Frame 1 (no input): blank canvas, image omitted
Frame 60 (no input): blank canvas, image omitted
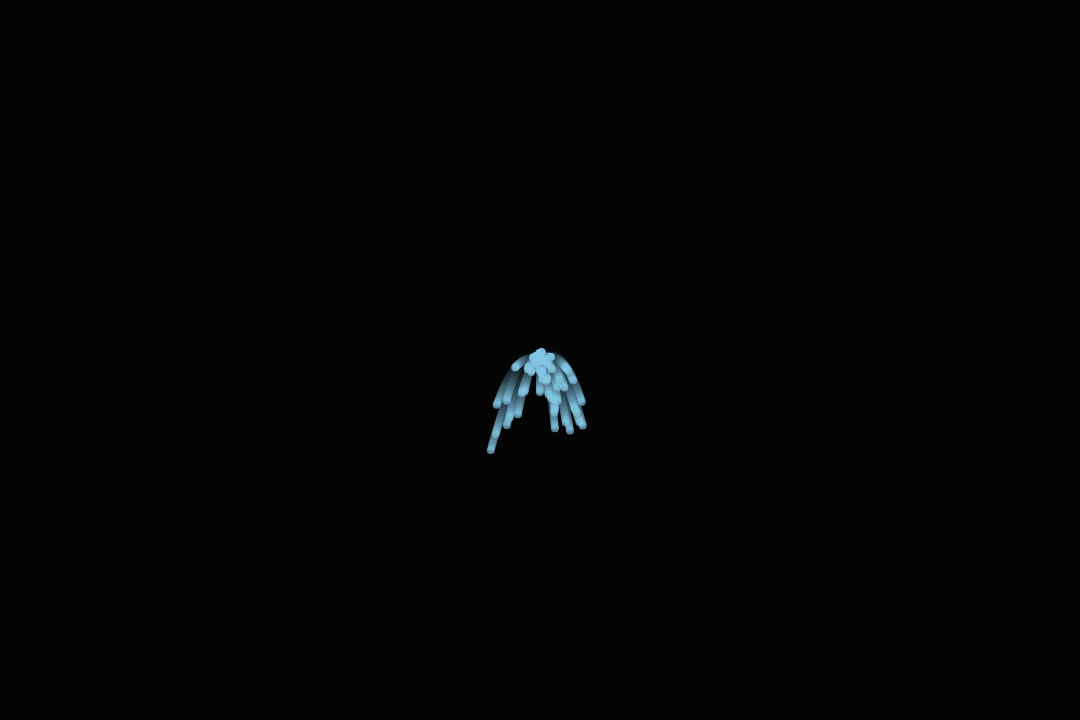
Frame 120 (the mouse pressed at the canvas centre since frame 60)

The p5.js sketch whose frames 1 and 60 were blank and that drew this single picture after the mouse press (run headless with seeded random() and noise() and a simulated clock; from frame 60 on, the mouse is pressed at the canvas centre):

// p5.js sketch
// ── sketch.js
//비가 오는것처럼 만들어보고싶다.
//우산을 만들어서 마우스에 따라다니게 만들고 비가 우산에 닿으면 튕겨지도록
let systems = [];

function setup() {
  let text = createP("click to add rain");
  text.position(10, 730);

  createCanvas(1080, 720);
}

function draw() {
  background(0, 0, 0, 25);
  for (let i = 0; i < systems.length; i++) {
    systems[i].addRain();
    systems[i].run();
  }
}

function mousePressed() {
  systems.push(new RainSystem(1, createVector(mouseX, mouseY)));
}
class Rain {
  constructor(position) {
    this.acceleration = createVector(0, 0.06);
    this.velocity = createVector(random(-1, 1), random(-1, 0));
    this.position = position.copy();
    this.lifespan = 300.0;
  }

  run() {
    this.update();
    this.display();
  }

  // Method to update position
  update() {
    this.velocity.add(this.acceleration);
    this.position.add(this.velocity);
    this.lifespan -= 2;
  }

  // Method to display
  display() {
    stroke(255, 255);
    strokeWeight();
    fill(130, 200, random(220, 240), 170);
    ellipse(this.position.x, this.position.y, 8, 8);
  }

  // Is the rain still useful?
  isDead() {
    if (this.lifespan < 0.0) {
      return true;
    } else {
      return false;
    }
  }
}
class RainSystem {
  constructor(num, position) {
    this.origin = position.copy();
    this.rains = [];
    for (let i = 0; i < num; i++) {
      this.rains.push(new Rain(this.origin));
    }
  }

  addRain() {
    this.rains.push(new Rain(this.origin));
  }

  run() {
    for (let rain of this.rains) {
      rain.run();
    }
    this.rains = this.rains.filter(rain => !rain.isDead());
  }
}
